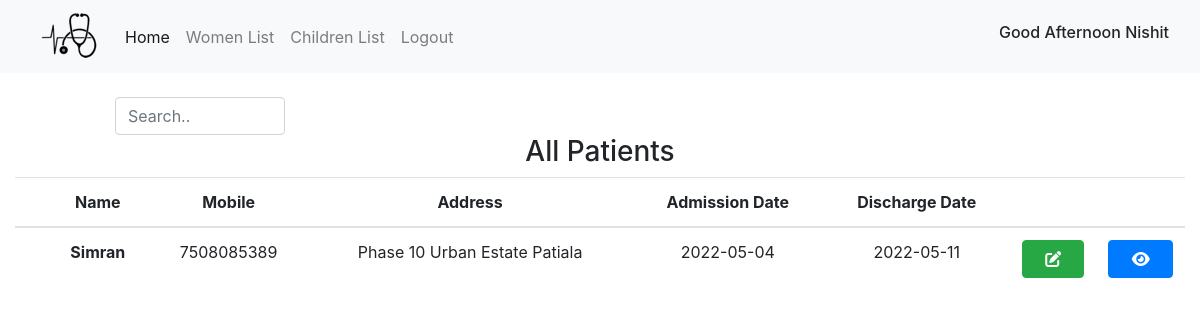
/motherslist.php (signed in), run on the app's committed database.
### tables this page shows
CREATE TABLE `mothers` (
  `m_id` int NOT NULL,
  `mobile` bigint NOT NULL,
  `name` text NOT NULL,
  `address` varchar(255) NOT NULL,
  `age` varchar(10) NOT NULL,
  `weightbp` varchar(100) NOT NULL,
  `wdp` varchar(100) NOT NULL,
  `wgdp` varchar(100) NOT NULL,
  `hypertension` varchar(255) NOT NULL,
  `diabetes` varchar(255) NOT NULL,
  `thyroid` varchar(100) NOT NULL,
  `bp` varchar(100) NOT NULL,
  `admission_dt` date NOT NULL,
  `discharge_dt` date NOT NULL
);

### motherslist.php (the view, shortened to what this page needs)
<?php
require 'config.php';
include 'navbar.php';
?>
<html>
<head>
    <link rel="stylesheet" href="./style.css">
    <link rel="stylesheet" href="https://cdn.jsdelivr.net/npm/bootstrap@4.6.1/dist/css/bootstrap.min.css">
</head>
<body>
<div class="container-fluid App">
  <br>
    <div>
    <div class="row">
<div class="col-md-1"></div>
<div class="col-md-2">
 <input type="text" id="search" name="search" onkeyup="search()" placeholder="Search.."  class="form-control">
</div>
<div class="col-md-1"></div>
  </div>
    <h3 style="text-align: center;">All Patients</h3>
<table class="table">
  <thead>
<tr>
    <th class="th"></th>
    <th class="th">Name</th>
    <th class="th">Mobile</th>
    <th class="th">Address</th>
    <th class="th">Admission Date</th>
    <th class="th">Discharge Date</th>
    <th class="th"></th>
    <th class="th"></th>
</tr>
</thead>
<tbody>
  <?php
$sql= "Select * from `mothers`";
$result = mysqli_query($conn, $sql);
 if($result)
   {
     while($row = mysqli_fetch_assoc($result))
     {
       $id=$row['m_id'];
       $name=$row['name'];
       $mobile=$row['mobile'];
       $address=$row['address'];
       $admission=$row['admission_dt'];
       $discharge=$row['discharge_dt'];
       echo '<tr class="name">
        <th></th>
        <th scope="row">'.$name.'</th>
        <td>'.$mobile.'</td>
        <td>'.$address.'</td>
        <td>'.$admission.'</td>
        <td>'.$discharge.'</td>
        <td><a href="editf.php?printid='.$id.'"><button type="button" class="btn btn-success"><i class="fa fa-edit"></i></button></a>
        <td><a href="viewf.php?printid='.$id.'"><button type="button" class="btn btn-primary"><i class="fa fa-eye"></i></button></a>
        </tr>';
        }
    }
   ?>
</tbody>
</table>
</div>
    </div>
</body>
</html>

### style.css (style rules this page uses)
.App { text-align: center; height: 100% ; }
table { margin: auto; border-radius: 10px; width: 100%; }
td { padding: 10px; }
input[type=text], [type=number] { width: 100%; }
button { padding: 20px; width: 100%; }

### data on the page
mothers: name "Simran", mobile "7508085389", address "Phase 10 Urban Estate Patiala", admission_dt "2022-05-04", discharge_dt "2022-05-11"

### other printed values
$_SESSION["username"] "Nishit"
